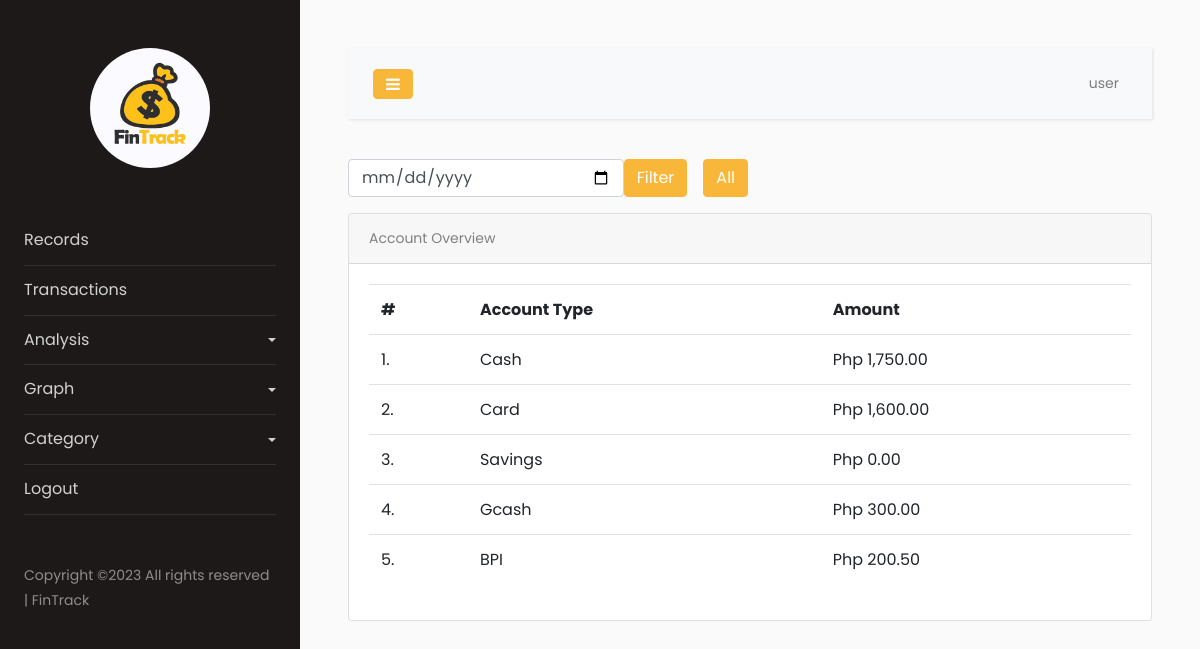
The page /app/overview.php?type=Account (signed in) on the database its author committed.
### tables this page shows
CREATE TABLE `category` (
  `Id` int(11) NOT NULL AUTO_INCREMENT,
  `createdById` int(11) DEFAULT '0',
  `name` varchar(255) DEFAULT NULL,
  `type` varchar(255) DEFAULT NULL,
  PRIMARY KEY (`Id`)
);

CREATE TABLE `record` (
  `Id` int(11) NOT NULL AUTO_INCREMENT,
  `amount` double DEFAULT NULL,
  `type` varchar(255) DEFAULT NULL,
  `accountId` int(11) DEFAULT NULL,
  `categoryId` int(11) DEFAULT NULL,
  `dateAdded` date DEFAULT NULL,
  `userId` int(11) DEFAULT NULL,
  `notes` text,
  PRIMARY KEY (`Id`)
);

### config/functions.php (called while the page is built, shortened)
<?php
function get_query_string($keyword, $default){
	return (isset($_GET[$keyword]) && $_GET[$keyword] != '') ? $_GET[$keyword] : $default;
}
function format_money($value){
	return number_format($value, 2, '.', ',');
}
?>

### config/Models.php (called while the page is built, shortened)
<?php
include "CRUD.php";
include "functions.php";
function record() {
	$crud = new CRUD;
	$crud->table = "record";
	return $crud;
}
function category() {
	$crud = new CRUD;
	$crud->table = "category";
	return $crud;
}
?>

### config/CRUD.php (called while the page is built)
<?php class CRUD{var $table;var $obj=array();function arrayToQuery($query){$query_array=array();foreach($query as $key=>$key_value){if($key_value=="NOW()"){$query_array[]="$key=$key_value";}else{$query_array[]="$key='".htmlspecialchars($key_value,ENT_QUOTES)."'";}}return implode(', ',$query_array);}function list($query=""){$query=$query?"where ".$query:"";$db=Database::connect();$pdo=$db->prepare("select * from $this->table $query");$pdo->execute();$result=$pdo->fetchAll(PDO::FETCH_OBJ);Database::disconnect();return $result;}function count($query=""){$query=$query?"where ".$query:"";$db=Database::connect();$pdo=$db->prepare("select * from $this->table $query");$pdo->execute();Database::disconnect();return $pdo->rowCount();}function get($args){$db=Database::connect();$pdo=$db->prepare("select * from $this->table where $args");$pdo->execute();$result=$pdo->fetch(PDO::FETCH_OBJ);Database::disconnect();return $result;}function create(){$object=$this->arrayToQuery($this->obj);$db=Database::connect();$pdo=$db->prepare("insert into $this->table set $object");$pdo->execute();Database::disconnect();}function update($args){$object=$this->arrayToQuery($this->obj);$db=Database::connect();$pdo=$db->prepare("update $this->table set $object where $args");$pdo->execute();Database::disconnect();}function delete($args){$db=Database::connect();$pdo=$db->prepare("delete from $this->table where $args");$pdo->execute();Database::disconnect();}} ?>

### app/overview.php (the view, shortened to what this page needs)
<?php
  $ROOT_DIR="../";
  include $ROOT_DIR . "templates/header.php";
  $type = $_GET["type"];
  $userId = $_SESSION["user_session"]["Id"];
  $category_list = category()->list("type='$type' and (createdById=$userId or createdById=0)");
  $date = get_query_string("date", "");
  function get_total_account_amount($categoryId, $date){
  	$result = 0;
  	$userId = $_SESSION["user_session"]["Id"];
  	if ($date) {
  		$params = "accountId=$categoryId and userId=$userId and dateAdded='$date'";
  	}
  	else{
  		$params = "accountId=$categoryId and userId=$userId";
  	}
  	foreach (record()->list($params) as $row) {
  		$result += $row->amount;
  	}
  	return $result;
  }
?>
<form action="overview.php" method="get" style="width:400px;">
  <div class="input-group">
    <input  type="date" name="date" value="<?=$date;?>" class="form-control rounded" placeholder="Search" aria-label="Search" aria-describedby="search-addon" />
    <button type="submit" class="btn btn-primary" data-mdb-ripple-init>Filter</button>
    <a href="?type=<?=$type;?>" class="btn btn-primary ml-3" data-mdb-ripple-init>All</a>
  </div>
</form>
<div class="card mt-3">
  <div class="card-header">
    <?=$type;?> Overview
  </div>
  <div class="card-body">
    <table class="table">
      <tr>
        <th>#</th>
        <th><?=$type;?> Type</th>
        <th>Amount</th>
      </tr>
      <?php
        $count = 0;
       foreach ($category_list as $row):
         $count += 1;
         ?>
        <tr>
          <td><?=$count;?>.</td>
          <td><?=$row->name;?></td>
          <?php if ($type=="Account"): ?>
          <td>Php <?=format_money(get_total_account_amount($row->Id, $date));?></td>
          <?php else: ?>
          <td>Php <?=format_money(get_total_amount($row->Id, $date));?></td>
          <?php endif; ?>
        </tr>
      <?php endforeach; ?>
    </table>
  </div>
</div>
<?php include $ROOT_DIR . "templates/footer.php"; ?>

### rows shown on the page
category: name "Cash", Id "1,750.00"
category: name "Card", Id "1,600.00"
category: name "Savings", Id "0.00"
category: name "Gcash", Id "300.00"
category: name "BPI", Id.amount "200.50"

### other values the page prints
$user["username"] "user"
$type "Account"
